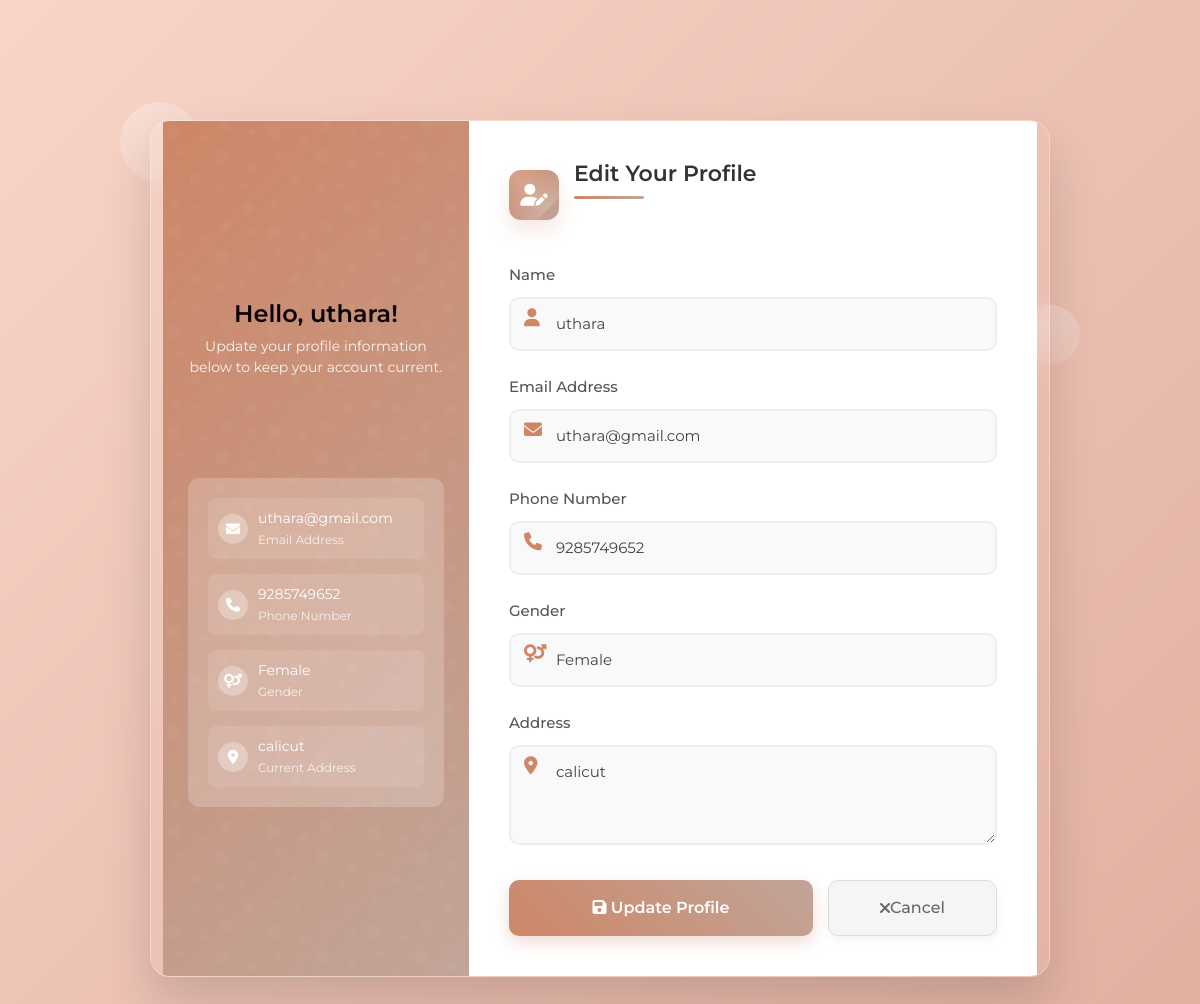
The page /edit-profile/ (signed in) on the database its author committed.
### aloraapp/models.py (models this page shows)
class User_details(models.Model):
    user_id=models.ForeignKey(User,on_delete=models.CASCADE)
    phone_number=models.CharField(max_length=10,unique=True)
    gender=models.CharField(max_length=10)
    address=models.TextField()

### aloraapp/views.py (the view, shortened to what this page needs)
# urls.py: path('edit-profile/', views.edit_profile_view, name='edit_profile'),
def edit_profile_view(request):
    if not request.user.is_authenticated:
        return redirect('login')
    user_details = User.objects.get(id=request.user.id)
    user = User_details.objects.get(user_id=user_details.id)
    context = {'user_details': user}
    return render(request, 'editprofile.html', context)

### template/editprofile.html (shortened to what this page needs)
{% load static %}
<!DOCTYPE html>
<html lang="en">
<head>
    <link href="https://cdnjs.cloudflare.com/ajax/libs/bootstrap/5.3.2/css/bootstrap.min.css" rel="stylesheet">
    <link href="https://cdnjs.cloudflare.com/ajax/libs/font-awesome/6.0.0/css/all.min.css" rel="stylesheet">
</head>
<body>
    <div class="bg-shapes">
        <div class="shape shape-1"></div>
        <div class="shape shape-2"></div>
        <div class="shape shape-3"></div>
    </div>
    <div class="container">
        <div class="left-panel">
            <div class="panel-content">
                <div class="welcome-section">
                    <h3>Hello, {{ user.first_name }}!</h3>
                    <p>Update your profile information below to keep your account current.</p>
                </div>
                <div class="user-info">
                    <div class="user-info-item">
                        <i class="fas fa-envelope"></i>
                        <div class="info-text">
                            {{ user.email }}
                            <span>Email Address</span>
                        </div>
                    </div>
                    <div class="user-info-item">
                        <i class="fas fa-phone"></i>
                        <div class="info-text">
                            {{ user_details.phone_number }}
                            <span>Phone Number</span>
                        </div>
                    </div>
                    <div class="user-info-item">
                        <i class="fas fa-venus-mars"></i>
                        <div class="info-text">
                            {{ user_details.gender }}
                            <span>Gender</span>
                        </div>
                    </div>
                    <div class="user-info-item">
                        <i class="fas fa-map-marker-alt"></i>
                        <div class="info-text">
                            {{ user_details.address|truncatechars:15 }}
                            <span>Current Address</span>
                        </div>
                    </div>
                </div>
            </div>
        </div>
        <div class="right-panel">
            <div class="form-header">
                <div class="form-icon">
                    <i class="fas fa-user-edit"></i>
                </div>
                <h2 class="section-title">Edit Your Profile</h2>
            </div>
            <form method="POST">
                <div class="form-group">
                    <label for="name">Name</label>
                    <i class="fas fa-user input-icon"></i>
                    <input type="text" id="name" class="form-control" name="name" value="{{ user_details.user_id.first_name }}" required>
                </div>
                <div class="form-group">
                    <label for="email">Email Address</label>
                    <i class="fas fa-envelope input-icon"></i>
                    <input type="email" id="email" class="form-control" name="email" value="{{ user.email }}" required>
                </div>
                <div class="form-group">
                    <label for="phone_number">Phone Number</label>
                    <i class="fas fa-phone input-icon"></i>
                    <input type="text" id="phone_number" class="form-control" name="phone_number" value="{{ user_details.phone_number }}" required>
                </div>
                <div class="form-group">
                    <label for="gender">Gender</label>
                    <i class="fas fa-venus-mars input-icon"></i>
                    <select id="gender" class="form-control" name="gender">
                        <option value="Female" {% if user_details.gender == "Female" %}selected{% endif %}>Female</option>
                    </select>
                </div>
                <div class="form-group">
                    <label for="address">Address</label>
                    <i class="fas fa-map-marker-alt input-icon"></i>
                    <textarea id="address" class="form-control" name="address" required>{{ user_details.address }}</textarea>
                </div>
                <div class="button-group">
                    <button type="submit" class="submit-btn">
                        <i class="fas fa-save"></i> Update Profile
                    </button>
                    <a href="{% url 'profile' %}" class="cancel-btn">
                        <i class="fas fa-times"></i> Cancel
                    </a>
                </div>
            </form>
        </div>
    </div>
</body>
</html>

### rows shown on the page
User_details: phone_number "9285749652", gender "Female", address "calicut", name "uthara"

### other values the page prints
{{ user.first_name }} "uthara"
{{ user.email }} "uthara@gmail.com"
